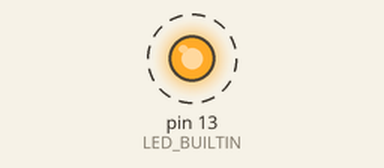
Bench run of a sketch on a simulated Arduino Uno, built with avr-gcc and run on an emulated ATmega328P. Shown: output pins drawn as LEDs (lit = HIGH). Dashed ring = blinking. What the sketch prints to the serial monitor is not drawn.

Above: at 0.5 s.
Timing chart, 0 to 4.6 s (numbered marks = the images above):
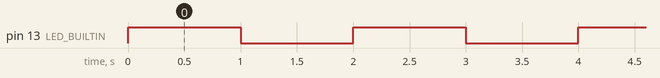

Measured:
- by itself, pin 13 (LED_BUILTIN): alternates HIGH for 1.0 s and LOW for 1.0 s

The sketch:

LEDTest.ino
```cpp
void setup() {
    Serial.begin(115200);
    pinMode(LED_BUILTIN, OUTPUT);
}

void loop() {
    Serial.println('.');

    digitalWrite(LED_BUILTIN, HIGH);
    delay(1000);
    digitalWrite(LED_BUILTIN, LOW);
    delay(1000);
}
```
